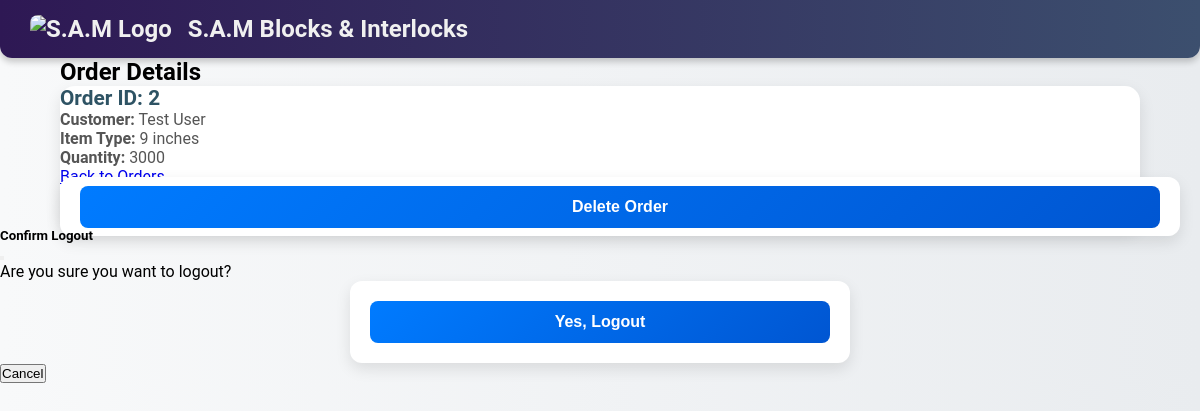
/orders/2, run on the app's committed database.
### tables this page shows
CREATE TABLE orders (
    id INTEGER PRIMARY KEY AUTOINCREMENT,
    customer_id INTEGER NOT NULL,
    item_type TEXT NOT NULL,  -- Add this column
    qty INTEGER NOT NULL,
    order_date TEXT DEFAULT CURRENT_TIMESTAMP,
    FOREIGN KEY (customer_id) REFERENCES customers(id)
);

CREATE TABLE customers (
    id INTEGER PRIMARY KEY,
    name TEXT NOT NULL,
    email TEXT NOT NULL UNIQUE,
    phone TEXT,
    password TEXT NOT NULL
, role TEXT DEFAULT "Customer");

### app.py (the view)
@app.route('/orders/<int:order_id>')
def view_order(order_id):
    db = get_db()
    order = db.execute('''
        SELECT orders.id, customers.name AS customer_name, orders.item_type, orders.qty
        FROM orders
        JOIN customers ON orders.customer_id = customers.id
        WHERE orders.id = ?
    ''', (order_id,)).fetchone()
    if not order:
        flash('Order not found!', 'danger')
        return redirect(url_for('list_orders'))
    return render_template('orders/view.html', order=order)

### app.py (called while the page is built)
def get_db():
    db = getattr(g, '_database', None)
    if db is None:
        db = g._database = sqlite3.connect(app.config['DATABASE'])
        db.row_factory = sqlite3.Row
    return db

@app.before_request
def restrict_access():
    if 'user_id' in session and session.get('role') != 'Admin':
        restricted_routes = ['/materials/add', '/orders/<int:order_id>/delete']
        if request.path in restricted_routes:
            flash('You do not have permission to access this page.', 'danger')
            return redirect(url_for('index'))

### templates/orders/view.html
{% extends "index.html" %}
{% block content %}
<h2 class="text-center my-4">Order Details</h2>
<div class="card">
    <div class="card-body">
        <h5 class="card-title">Order ID: {{ order.id }}</h5>
        <p class="card-text">
            <strong>Customer:</strong> {{ order.customer_name }}<br>
            <strong>Item Type:</strong> {{ order.item_type }}<br>
            <strong>Quantity:</strong> {{ order.qty }}
        </p>
        <a href="{{ url_for('list_orders') }}" class="btn btn-secondary">Back to Orders</a>
        <form method="POST" action="{{ url_for('delete_order', order_id=order.id) }}" style="display: inline;">
            <button type="submit" class="btn btn-danger">Delete Order</button>
        </form>
    </div>
</div>
{% endblock %}

### static/style.css (style rules this page uses)
* { box-sizing: border-box; margin: 0; padding: 0; }
body { font-family: 'Segoe UI', sans-serif; background: url("/static/256aabfebe249b11cb06c4040b00ac7f.jpg") no-repeat center center fixed; background-size: cover; padding: 0; }
.card { flex: 1 1 calc(33.333% - 20px); min-width: 280px; border: none; border-radius: 15px; background: #fff; box-shadow: 0 6px 16px rgba(0,0,0,0.1); transition: transform 0.3s ease, box-shadow 0.3s ease; }
.card-title { font-size: 1.3rem; font-weight: bold; color: #2e5364; }
.card-text { color: #555; }
form { max-width: 500px; margin: 0 auto; padding: 20px; background: #fff; border-radius: 12px; box-shadow: 0 6px 15px rgba(0,0,0,0.1); }
form button { width: 100%; padding: 12px; border-radius: 8px; border: none; background: linear-gradient(135deg, #007bff, #0056d2); color: #fff; font-size: 1rem; font-weight: bold; cursor: pointer; transition: background 0.3s ease, transform 0.2s ease; }

### templates/base.html (style rules this page uses)
body { background: linear-gradient(to right, #f8f9fa, #e9ecef); font-family: 'Roboto', sans-serif; }
.card { transition: transform 0.2s ease-in-out; }
.btn { transition: background-color 0.2s ease-in-out, transform 0.2s ease-in-out; }

### data on the page
orders: id "2", item_type "9 inches", qty "3000"
customers: customer_name "Test User"
